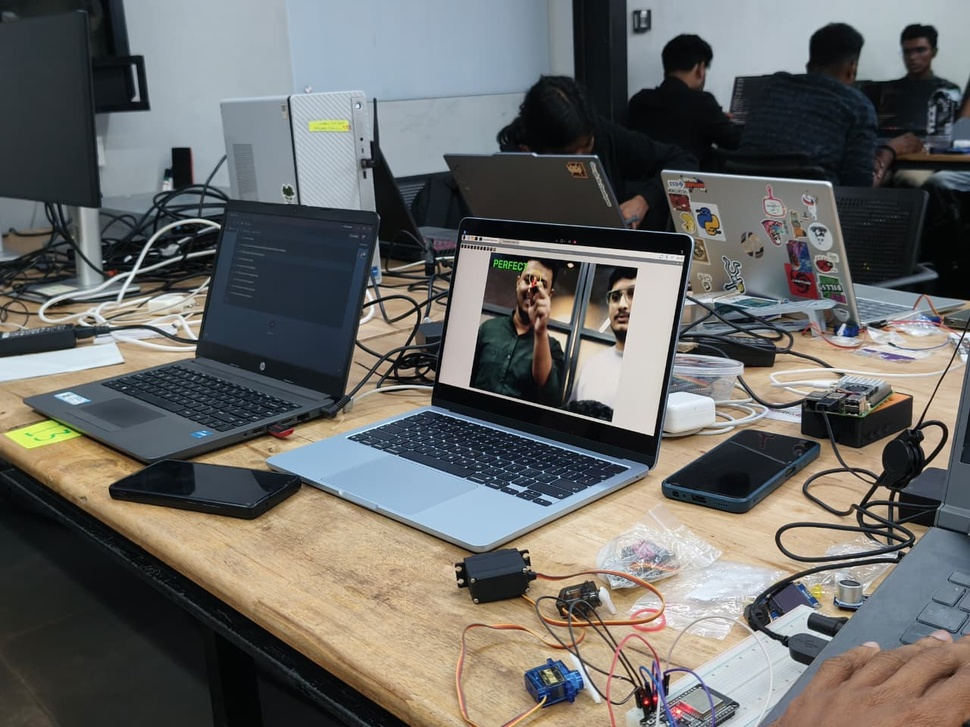
#> input picture images/p1image1.jpg, 970 x 727 px, shrunk from 1280 x 960 before the run, given in place of the camera
$ python pottuai_oracle.py
#> lines starting #> are read from the running program, lines starting #| are printed output that depends on the picture; after the words box and inside, x2 and y2 are one past the last pixel; in counts of white or black regions, pixels touching at a corner belong together
import atexit
import os
import shutil
import subprocess
import sys
import tempfile
import threading
import time
import cv2
import numpy as np
import serial

speech_cooldown = 2.5  # Seconds between spoken instructions

# Path/oracle settings
PATH_SAMPLE_DISTANCE = 5.0
TARGET_TOLERANCE = 30
GEMINI_MODEL = os.environ.get("POTTU_GEMINI_MODEL", "gemini-3.1-flash-live-preview")
GEMINI_ENABLED = os.environ.get("POTTU_GEMINI", "1").lower() not in {"0", "false", "off", "no"}


class BluetoothAudio:
    """Speak guidance through a connected Bluetooth headset without blocking video."""

    PROCESS_TIMEOUT = 3

    def __init__(self):
        self._state_lock = threading.Lock()
        self._is_speaking = False
        self._thread = None
        self._latest_text = None
        self._last_attempt_text = None
        self._last_attempt_time = 0
        self._last_delivered_text = None
        self._last_delivery_time = 0
        self._cancel_generation = 0

        self._espeak = shutil.which("espeak-ng") or shutil.which("espeak")
        self._paplay = shutil.which("paplay")
        self._pactl = shutil.which("pactl")
        self._say = shutil.which("say")
        self._powershell = shutil.which("powershell") or shutil.which("pwsh")

        # Set this when more than one Bluetooth output is connected. Example:
        # POTTU_AUDIO_SINK=bluez_output.XX_XX_XX_XX_XX_XX.1 python model.py
        self._sink_override = os.environ.get("POTTU_AUDIO_SINK", "").strip() or None
        self._cached_sink = None
        self._last_sink_check = 0

        self._print_output_status()

    # [59 lines left out: functions _find_bluetooth_sink, _get_bluetooth_sink, not called in this run]

    def _print_output_status(self):
        if sys.platform.startswith("linux"):
            if not self._espeak:
                print("Audio disabled: install 'espeak-ng' or 'espeak'.")
                return

            sink = self._get_bluetooth_sink(force_refresh=True)
            if self._sink_override and self._paplay:
                print(f"Audio output: configured sink ({self._sink_override})")
            elif sink and self._paplay:
                print(f"Audio output: Bluetooth headset ({sink})")
            elif self._paplay:
                print("Audio output: system default (no Bluetooth sink detected yet)")
            else:
                print("Audio output: system default (install 'pulseaudio-utils' for direct Bluetooth routing)")
        elif sys.platform == "darwin" and self._say:
            print("Audio output: macOS system default")
        elif sys.platform == "win32" and self._powershell:
            print("Audio output: Windows system default")
        else:
            print("Audio disabled: no supported speech command was found.")

    # [43 lines left out: function request, not called in this run]

    def cancel(self):
        """Prevent an in-flight failure from retrying stale guidance."""
        with self._state_lock:
            self._cancel_generation += 1
            self._latest_text = None
            self._last_attempt_text = None
            self._last_delivered_text = None
            self._last_delivery_time = 0

    # [144 lines left out: functions _is_current, _speak, _speak_linux, _play_wav, _speak_espeak_default, not called in this run]

    def close(self):
        """Allow a short instruction already in progress to finish on shutdown."""
        self.cancel()

        with self._state_lock:
            thread = self._thread

        if thread and thread.is_alive():
            thread.join(timeout=self.PROCESS_TIMEOUT + 0.5)


audio = BluetoothAudio()
atexit.register(audio.close)


class GeminiOracle:
    """Analyze a completed round asynchronously using one annotated OpenCV snapshot."""

    def __init__(self):
        self.enabled = GEMINI_ENABLED
        self.model = GEMINI_MODEL
        self._lock = threading.Lock()
        self._busy = False
        self._result = None
        self._status = "READY" if self.enabled else "OFFLINE"

    @property
    def status(self):
        with self._lock:
            return self._status

    @property
    def result(self):
        with self._lock:
            return self._result

    # [79 lines left out: functions reset, consult, _worker, not called in this run]


oracle = GeminiOracle()

# Initialize Serial Connection to ESP32
# Replace 'COM3' with your actual ESP32 COM port
try:
    ser = None
    #ser = serial.Serial('COM3', 115200, timeout=1)
    time.sleep(2)  # Give ESP32 time to reset after opening connection
    print("Serial connected to ESP32!")
except Exception as e:
    print(f"Serial connection error: {e}")
    ser = None

xml_filename = "/usr/share/opencv4/haarcascades/haarcascade_frontalface_default.xml"
face_cascade = cv2.CascadeClassifier(xml_filename)

if face_cascade.empty():
    raise IOError(f"Could not load Haar Cascade XML from file: {xml_filename}")

cap = cv2.VideoCapture(0, cv2.CAP_V4L2)

path_history = []
round_complete = False
final_error = None

while cap.isOpened():
    ret, frame = cap.read()
#> frame is the input picture: shape (727, 970, 3); mean B, G, R 102.6, 105.3, 105.6
    if not ret:
        print("Unable to fetch webcam frame.")
        break

    gray = cv2.cvtColor(frame, cv2.COLOR_BGR2GRAY)
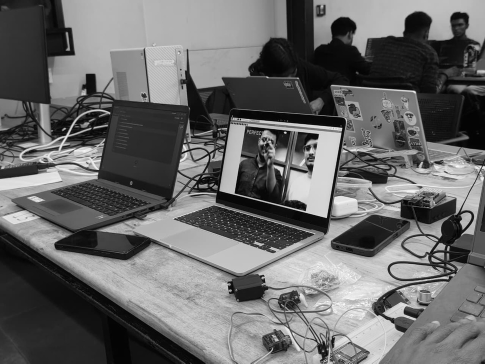
#> gray: shape (727, 970) (shown at 1/2 size); min 0, max 255, mean 105.1
    faces = face_cascade.detectMultiScale(
        gray, scaleFactor=1.1, minNeighbors=5, minSize=(30, 30)
    )
#> faces = [[597, 275, 53, 53]]

    forehead_x = None
    forehead_y = None

    for x, y, w, h in faces:
        cv2.rectangle(frame, (x, y), (x + w, y + h), (255, 0, 0), 2)

        # Calculate forehead coordinates (centered horizontally, ~30% from top of face box)
        forehead_x = int(x + (w / 2))
        forehead_y = int(y + (h * 0.3))

        # Oracle-grounded target visualization: yellow ring on the forehead.
        cv2.circle(frame, (forehead_x, forehead_y), TARGET_TOLERANCE, (0, 255, 255), 2)
        cv2.circle(frame, (forehead_x, forehead_y), 4, (0, 255, 255), -1)

        # Calculate face center target coordinates
        center_x = float(x + (w // 2))
        center_y = float(y + (h // 2))

        # Print face coordinates to terminal
        print(f"Face Coordinates: X = {center_x:.1f}, Y = {center_y:.1f}")

        # Send space-separated "X Y\n" format expected by parseFloat()
        if ser and ser.is_open:
            data_string = f"{center_x:.1f} {center_y:.1f}\n"
            ser.write(data_string.encode('utf-8'))
#> this loop made 1 pass
#> (x, y, w, h, forehead_x, forehead_y, center_x, center_y) on pass 1: (597, 275, 53, 53, 623, 290, 623, 301)
#> (printed output is left out)
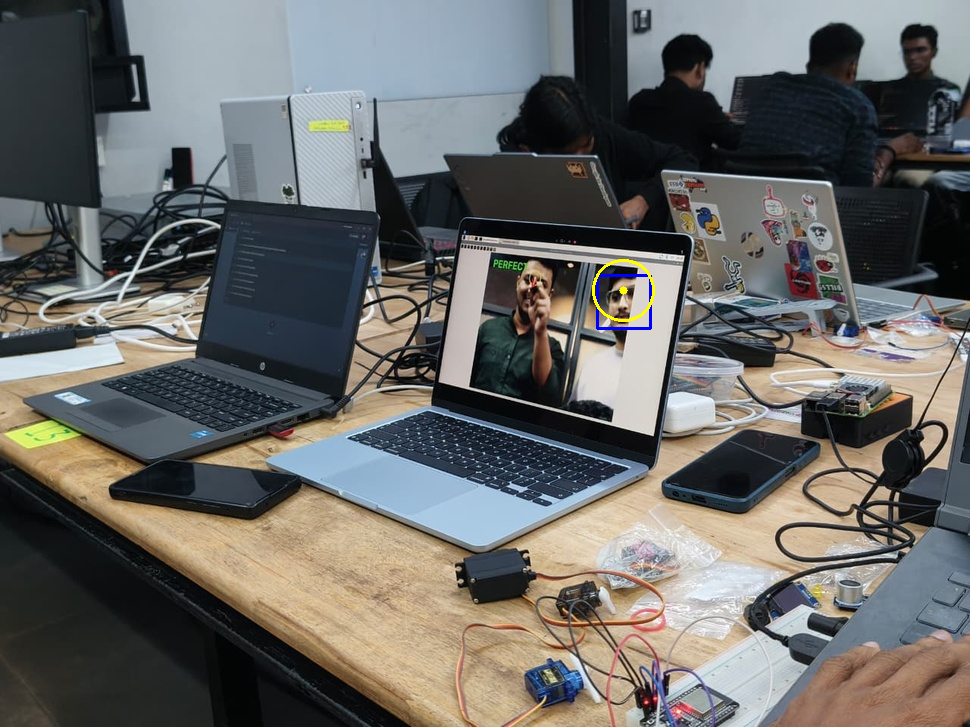
#> frame: shape (727, 970, 3); 0.16% of pixels changed, all inside (x1, y1, x2, y2) = (592, 259, 655, 330)

    # Detect red object (marker cap) using HSV color thresholding
    hsv_frame = cv2.cvtColor(frame, cv2.COLOR_BGR2HSV)
#> hsv_frame: shape (727, 970, 3); mean H, S, V 72.2, 62.2, 116.7

    # Lower and upper range for red color in HSV space
    lower_red1 = np.array([0, 120, 70])
    upper_red1 = np.array([10, 255, 255])
    lower_red2 = np.array([170, 120, 70])
    upper_red2 = np.array([180, 255, 255])

    mask1 = cv2.inRange(hsv_frame, lower_red1, upper_red1)
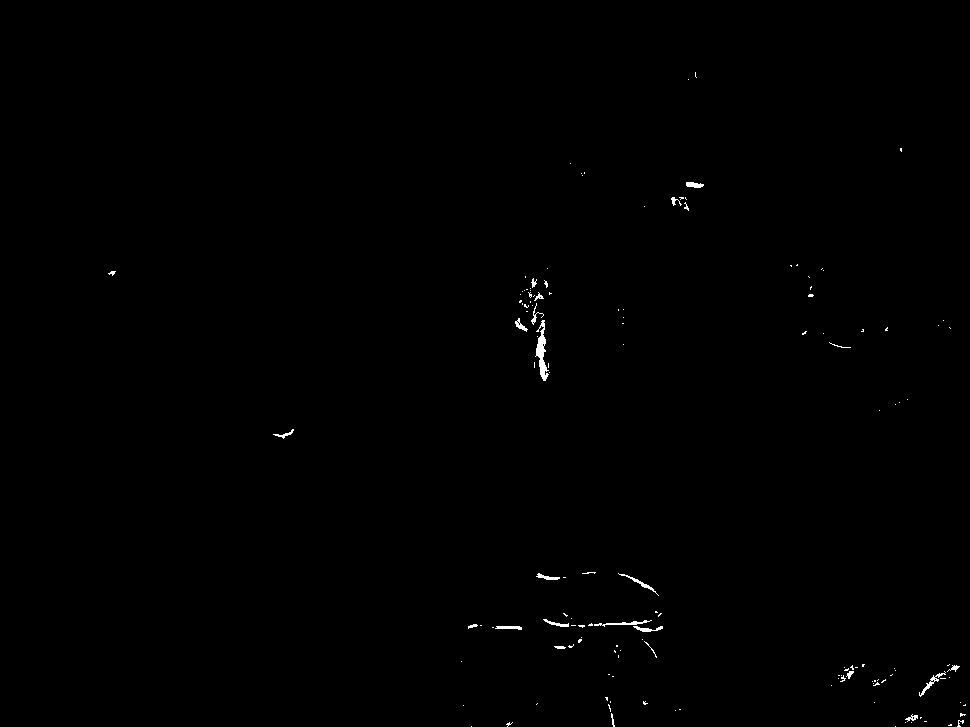
#> mask1: shape (727, 970); 0.31% white; 145 white regions (120 under 20 px), largest, box (x1, y1, x2, y2) and area: (535, 320, 549, 381) 358, (594, 620, 652, 627) 128, (919, 671, 946, 697) 117
    mask2 = cv2.inRange(hsv_frame, lower_red2, upper_red2)
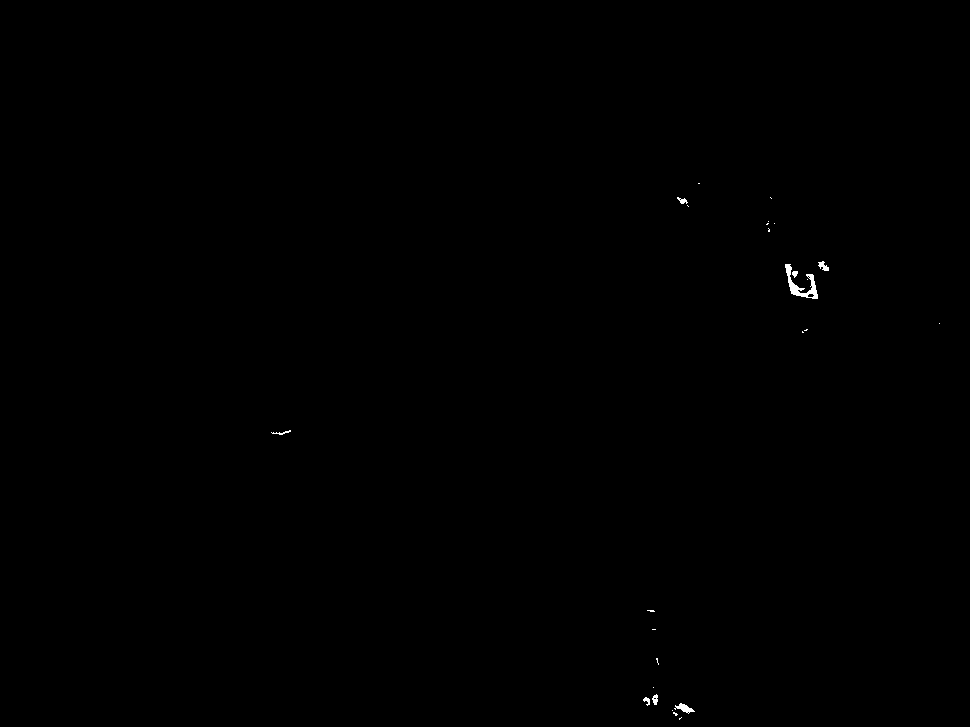
#> mask2: shape (727, 970); 0.11% white; 26 white regions (18 under 20 px), largest, box (x1, y1, x2, y2) and area: (785, 264, 818, 299) 377, (674, 703, 695, 714) 101, (818, 261, 829, 271) 61
    red_mask = mask1 + mask2
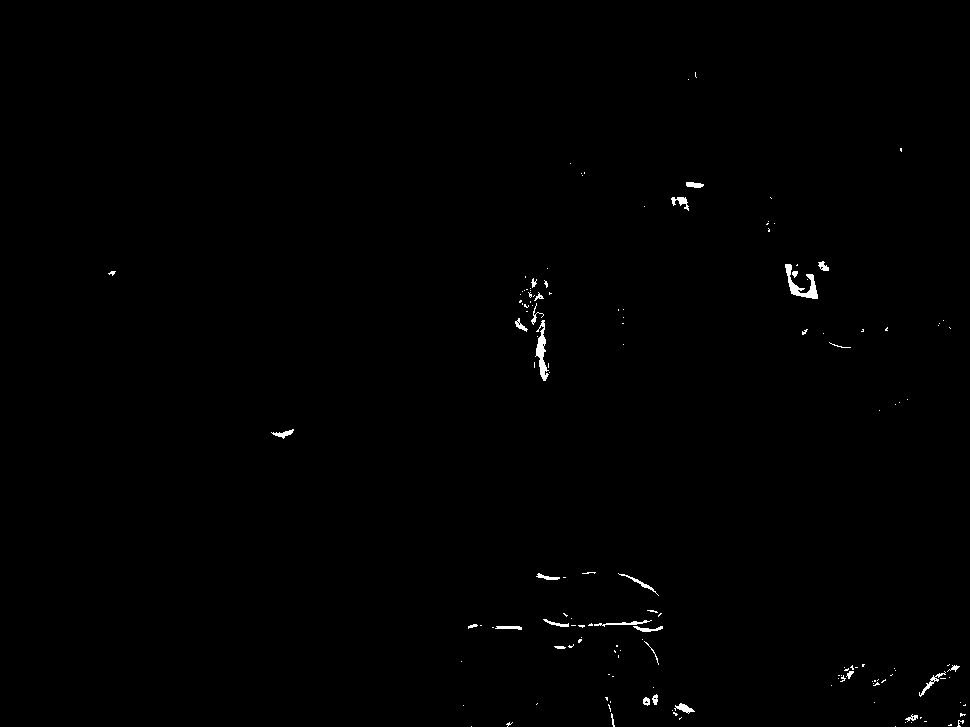
#> red_mask: shape (727, 970); 0.42% white; 150 white regions (119 under 20 px)

    # Find contours of the red object
    contours, _ = cv2.findContours(red_mask, cv2.RETR_TREE, cv2.CHAIN_APPROX_SIMPLE)
#> contours = 165 contours, 142 with area under 20; largest, box (x1, y1, x2, y2) and area: (785, 264, 818, 299) 324, (535, 320, 549, 381) 283, (674, 703, 695, 714) 80, (671, 197, 689, 211) 78, (919, 671, 946, 697) 78

    red_center_x = None
    red_center_y = None

    for contour in contours:
        area = cv2.contourArea(contour)
        if area > 500:  # Minimum area threshold to ignore noise
            M = cv2.moments(contour)
            if M["m00"] != 0:
                red_center_x = int(M["m10"] / M["m00"])
                red_center_y = int(M["m01"] / M["m00"])

                # Draw the tracked marker as a red dot for the oracle snapshot.
                cv2.circle(frame, (red_center_x, red_center_y), 9, (0, 0, 255), -1)
                cv2.circle(frame, (red_center_x, red_center_y), 11, (255, 255, 255), 1)

                # Distance-based path sampling: only store a point after >5 px movement.
                current_point = (red_center_x, red_center_y)
                if not path_history:
                    path_history.append(current_point)
                else:
                    last_x, last_y = path_history[-1]
                    sample_distance = np.hypot(red_center_x - last_x, red_center_y - last_y)
                    if sample_distance > PATH_SAMPLE_DISTANCE:
                        path_history.append(current_point)

                print(f"Red Object Coordinates: X = {red_center_x}, Y = {red_center_y}")
                break
#> this loop made 165 passes
#> area on passes 11, 21, 27: 31, 80.5, 37.5
#> after the loop, path_history = []

    # Render a glowing white trajectory from sampled path points.
    if len(path_history) >= 2:
        trail = np.array(path_history, dtype=np.int32).reshape((-1, 1, 2))
        # Wide dim stroke + thin bright stroke approximates a glow in OpenCV.
        cv2.polylines(frame, [trail], False, (130, 130, 130), 8, cv2.LINE_AA)
        cv2.polylines(frame, [trail], False, (255, 255, 255), 3, cv2.LINE_AA)

    # Calculate difference between tracked marker and forehead target to guide user
    if forehead_x is not None and red_center_x is not None:
        dx = forehead_x - red_center_x
        dy = forehead_y - red_center_y
        distance = int(np.sqrt(dx**2 + dy**2))

        # Draw a line between the two points
        cv2.line(frame, (red_center_x, red_center_y), (forehead_x, forehead_y), (255, 255, 0), 2)

        # Build movement directions
        directions = []
        if abs(dx) > 20:
            directions.append("RIGHT" if dx > 0 else "LEFT")
        if abs(dy) > 20:
            directions.append("DOWN" if dy > 0 else "UP")

        if distance < TARGET_TOLERANCE:
            guide_text = "TARGET REACHED!"
            speech_text = "Target reached"
            color = (0, 255, 0)
            final_error = distance
        else:
            guide_text = f"Move Hand: {' + '.join(directions)}"
            speech_text = " and ".join(direction.lower() for direction in directions)
            color = (0, 255, 255)

        cv2.putText(frame, guide_text, (20, 40), cv2.FONT_HERSHEY_SIMPLEX, 0.8, color, 2)
        print(f"Distance: {distance}px | Guidance: {guide_text}")

        if not round_complete:
            audio.request(speech_text, speech_cooldown)

        # Trigger Gemini exactly once after the locally-computed win condition.
        if distance < TARGET_TOLERANCE and not round_complete:
            round_complete = True
            audio.cancel()
            audio.request("Target reached", 0)
            oracle.consult(frame, final_error, path_history)
    else:
        # Announce the current direction immediately after tracking is reacquired.
        audio.cancel()

    # Oracle overlay is presentation-only; gameplay never waits for Gemini.
    oracle_status = oracle.status
    cv2.putText(
        frame,
        f"GEMINI ORACLE: {oracle_status}",
        (20, frame.shape[0] - 50),
        cv2.FONT_HERSHEY_SIMPLEX,
        0.55,
        (255, 255, 255),
        1,
        cv2.LINE_AA,
    )
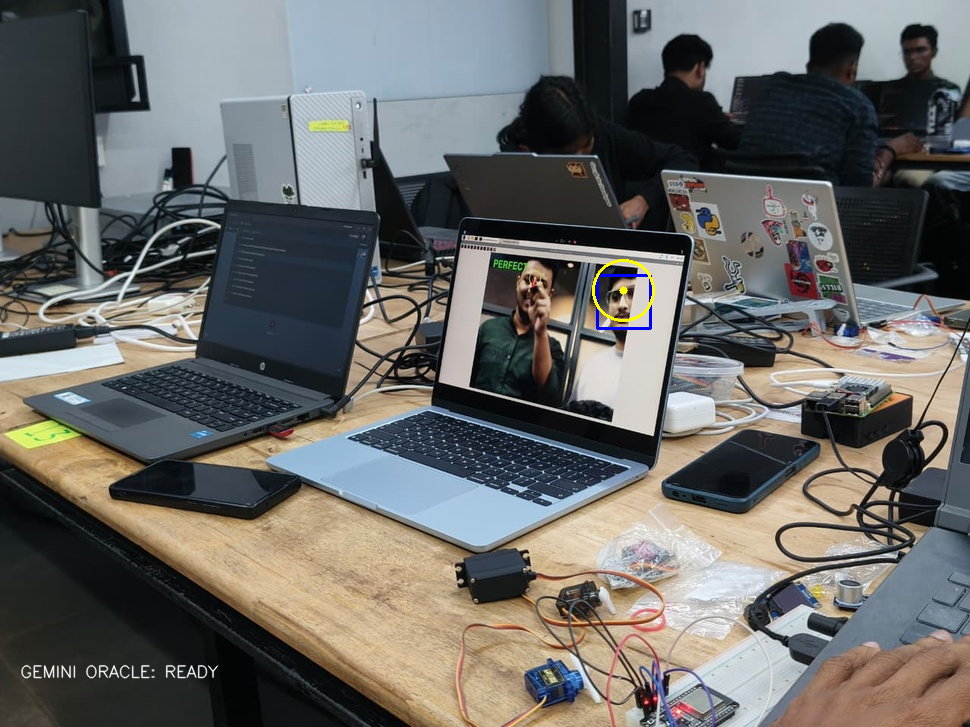
#> frame: shape (727, 970, 3); 0.21% of pixels changed, all inside (x1, y1, x2, y2) = (21, 664, 219, 679)

    oracle_text = oracle.result
    if oracle_text:
        # Keep the overlay compact; full text is also printed in the terminal.
        display_text = oracle_text[:90] + ("..." if len(oracle_text) > 90 else "")
        cv2.putText(
            frame,
            display_text,
            (20, frame.shape[0] - 22),
            cv2.FONT_HERSHEY_SIMPLEX,
            0.48,
            (0, 255, 255),
            1,
            cv2.LINE_AA,
        )

    cv2.imshow("PottuAI - Path + Gemini Oracle", frame)
    key = cv2.waitKey(1) & 0xFF
#> (key q is pressed here)
    if key in (ord("q"), 27):
        break
    if key == ord("r"):
        path_history.clear()
        round_complete = False
        final_error = None
        oracle.reset()
        audio.cancel()
        print("Round reset.")

cap.release()
cv2.destroyAllWindows()
audio.close()
if ser and ser.is_open:
    ser.close()
